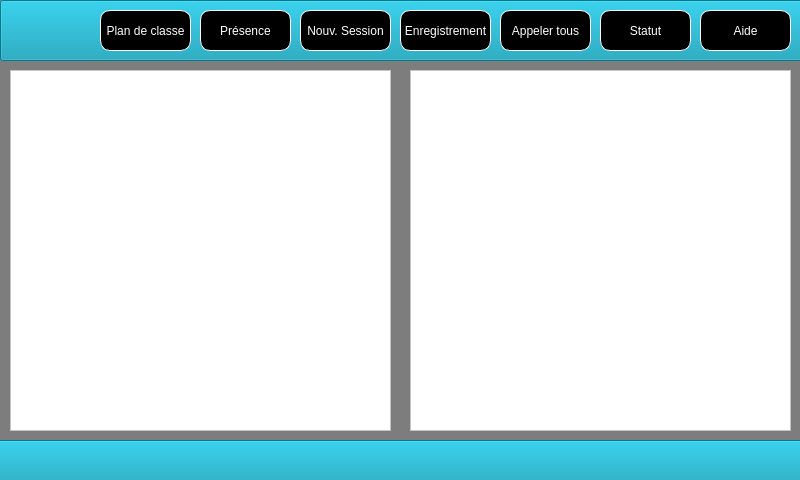
<?xml version="1.0" encoding="UTF-8"?>
<ui version="4.0">
 <class>MainWindow</class>
 <widget class="QMainWindow" name="MainWindow">
  <property name="geometry">
   <rect>
    <x>0</x>
    <y>0</y>
    <width>800</width>
    <height>480</height>
   </rect>
  </property>
  <property name="windowTitle">
   <string>MainWindow</string>
  </property>
  <property name="styleSheet">
   <string notr="true">background-color: #7D7D7D;
color: black;
</string>
  </property>
  <widget class="QWidget" name="centralwidget">
   <widget class="QPushButton" name="LigneBas">
    <property name="enabled">
     <bool>false</bool>
    </property>
    <property name="geometry">
     <rect>
      <x>-10</x>
      <y>440</y>
      <width>821</width>
      <height>51</height>
     </rect>
    </property>
    <property name="autoFillBackground">
     <bool>false</bool>
    </property>
    <property name="styleSheet">
     <string notr="true">background-color: rgb(0, 151, 178);</string>
    </property>
    <property name="text">
     <string/>
    </property>
   </widget>
   <widget class="QPushButton" name="LigneHaut">
    <property name="enabled">
     <bool>false</bool>
    </property>
    <property name="geometry">
     <rect>
      <x>0</x>
      <y>0</y>
      <width>821</width>
      <height>61</height>
     </rect>
    </property>
    <property name="autoFillBackground">
     <bool>false</bool>
    </property>
    <property name="styleSheet">
     <string notr="true">background-color: rgb(0, 151, 178);</string>
    </property>
    <property name="text">
     <string/>
    </property>
   </widget>
   <widget class="QPushButton" name="PlanButton">
    <property name="geometry">
     <rect>
      <x>100</x>
      <y>10</y>
      <width>91</width>
      <height>41</height>
     </rect>
    </property>
    <property name="sizePolicy">
     <sizepolicy hsizetype="Preferred" vsizetype="Ignored">
      <horstretch>0</horstretch>
      <verstretch>0</verstretch>
     </sizepolicy>
    </property>
    <property name="styleSheet">
     <string notr="true">background-color: black;
font: 9pt &quot;Segoe UI&quot;;
color: white;
border: 1px solid white;
border-radius: 10px;</string>
    </property>
    <property name="text">
     <string>Plan de classe</string>
    </property>
   </widget>
   <widget class="QPushButton" name="PresenceButton">
    <property name="geometry">
     <rect>
      <x>200</x>
      <y>10</y>
      <width>91</width>
      <height>41</height>
     </rect>
    </property>
    <property name="sizePolicy">
     <sizepolicy hsizetype="Preferred" vsizetype="Ignored">
      <horstretch>0</horstretch>
      <verstretch>0</verstretch>
     </sizepolicy>
    </property>
    <property name="styleSheet">
     <string notr="true">background-color: black;
font: 9pt &quot;Segoe UI&quot;;
color: white;
border: 1px solid white;
border-radius: 10px;</string>
    </property>
    <property name="text">
     <string>Présence</string>
    </property>
   </widget>
   <widget class="QPushButton" name="SessionButton">
    <property name="geometry">
     <rect>
      <x>300</x>
      <y>10</y>
      <width>91</width>
      <height>41</height>
     </rect>
    </property>
    <property name="sizePolicy">
     <sizepolicy hsizetype="Preferred" vsizetype="Ignored">
      <horstretch>0</horstretch>
      <verstretch>0</verstretch>
     </sizepolicy>
    </property>
    <property name="styleSheet">
     <string notr="true">background-color: black;
font: 9pt &quot;Segoe UI&quot;;
color: white;
border: 1px solid white;
border-radius: 10px;</string>
    </property>
    <property name="text">
     <string>Nouv. Session</string>
    </property>
   </widget>
   <widget class="QPushButton" name="AppelButton">
    <property name="geometry">
     <rect>
      <x>500</x>
      <y>10</y>
      <width>91</width>
      <height>41</height>
     </rect>
    </property>
    <property name="sizePolicy">
     <sizepolicy hsizetype="Preferred" vsizetype="Ignored">
      <horstretch>0</horstretch>
      <verstretch>0</verstretch>
     </sizepolicy>
    </property>
    <property name="autoFillBackground">
     <bool>false</bool>
    </property>
    <property name="styleSheet">
     <string notr="true">background-color: black;
font: 9pt &quot;Segoe UI&quot;;
color: white;
border: 1px solid white;
border-radius: 10px;</string>
    </property>
    <property name="text">
     <string>Appeler tous</string>
    </property>
   </widget>
   <widget class="QPushButton" name="StatutButton">
    <property name="geometry">
     <rect>
      <x>600</x>
      <y>10</y>
      <width>91</width>
      <height>41</height>
     </rect>
    </property>
    <property name="sizePolicy">
     <sizepolicy hsizetype="MinimumExpanding" vsizetype="Ignored">
      <horstretch>0</horstretch>
      <verstretch>0</verstretch>
     </sizepolicy>
    </property>
    <property name="autoFillBackground">
     <bool>false</bool>
    </property>
    <property name="styleSheet">
     <string notr="true">background-color: black;
font: 9pt &quot;Segoe UI&quot;;
color: white;
border: 1px solid white;
border-radius: 10px;</string>
    </property>
    <property name="text">
     <string>Statut</string>
    </property>
   </widget>
   <widget class="QPushButton" name="AideButton">
    <property name="geometry">
     <rect>
      <x>700</x>
      <y>10</y>
      <width>91</width>
      <height>41</height>
     </rect>
    </property>
    <property name="sizePolicy">
     <sizepolicy hsizetype="Minimum" vsizetype="MinimumExpanding">
      <horstretch>5</horstretch>
      <verstretch>5</verstretch>
     </sizepolicy>
    </property>
    <property name="autoFillBackground">
     <bool>false</bool>
    </property>
    <property name="styleSheet">
     <string notr="true">background-color: black;
font: 9pt &quot;Segoe UI&quot;;
color: white;
border: 1px solid white;
border-radius: 10px;</string>
    </property>
    <property name="text">
     <string>Aide</string>
    </property>
   </widget>
   <widget class="QPushButton" name="EnregistrementButton">
    <property name="geometry">
     <rect>
      <x>400</x>
      <y>10</y>
      <width>91</width>
      <height>41</height>
     </rect>
    </property>
    <property name="sizePolicy">
     <sizepolicy hsizetype="Preferred" vsizetype="Ignored">
      <horstretch>0</horstretch>
      <verstretch>0</verstretch>
     </sizepolicy>
    </property>
    <property name="styleSheet">
     <string notr="true">background-color: black;
font: 9pt &quot;Segoe UI&quot;;
color: white;
border: 1px solid white;
border-radius: 10px;</string>
    </property>
    <property name="text">
     <string>Enregistrement</string>
    </property>
   </widget>
   <widget class="QGraphicsView" name="PlanClasse">
    <property name="geometry">
     <rect>
      <x>10</x>
      <y>70</y>
      <width>381</width>
      <height>361</height>
     </rect>
    </property>
    <property name="styleSheet">
     <string notr="true">background-color: white;</string>
    </property>
   </widget>
   <widget class="QGraphicsView" name="ParametrageSession">
    <property name="enabled">
     <bool>true</bool>
    </property>
    <property name="geometry">
     <rect>
      <x>410</x>
      <y>70</y>
      <width>381</width>
      <height>361</height>
     </rect>
    </property>
    <property name="styleSheet">
     <string notr="true">background-color: white;</string>
    </property>
   </widget>
   <widget class="QLabel" name="NameLabel">
    <property name="enabled">
     <bool>true</bool>
    </property>
    <property name="geometry">
     <rect>
      <x>430</x>
      <y>90</y>
      <width>81</width>
      <height>21</height>
     </rect>
    </property>
    <property name="styleSheet">
     <string notr="true"/>
    </property>
    <property name="text">
     <string>Votre Nom :</string>
    </property>
   </widget>
   <widget class="QLineEdit" name="NameLineEdit">
    <property name="enabled">
     <bool>true</bool>
    </property>
    <property name="geometry">
     <rect>
      <x>530</x>
      <y>90</y>
      <width>221</width>
      <height>21</height>
     </rect>
    </property>
   </widget>
   <widget class="QLabel" name="ChoixActLabel">
    <property name="enabled">
     <bool>true</bool>
    </property>
    <property name="geometry">
     <rect>
      <x>430</x>
      <y>130</y>
      <width>81</width>
      <height>21</height>
     </rect>
    </property>
    <property name="styleSheet">
     <string notr="true"/>
    </property>
    <property name="text">
     <string>Type activité :</string>
    </property>
   </widget>
   <widget class="QComboBox" name="ChoixActivite">
    <property name="enabled">
     <bool>true</bool>
    </property>
    <property name="geometry">
     <rect>
      <x>530</x>
      <y>130</y>
      <width>221</width>
      <height>21</height>
     </rect>
    </property>
    <property name="styleSheet">
     <string notr="true"/>
    </property>
   </widget>
   <widget class="QLabel" name="DureeLabel">
    <property name="enabled">
     <bool>true</bool>
    </property>
    <property name="geometry">
     <rect>
      <x>430</x>
      <y>170</y>
      <width>81</width>
      <height>21</height>
     </rect>
    </property>
    <property name="styleSheet">
     <string notr="true"/>
    </property>
    <property name="text">
     <string>Durée activité :</string>
    </property>
   </widget>
   <widget class="QTimeEdit" name="DureeActivite">
    <property name="enabled">
     <bool>true</bool>
    </property>
    <property name="geometry">
     <rect>
      <x>530</x>
      <y>170</y>
      <width>221</width>
      <height>22</height>
     </rect>
    </property>
   </widget>
   <widget class="QLabel" name="ConsigneLabel">
    <property name="enabled">
     <bool>true</bool>
    </property>
    <property name="geometry">
     <rect>
      <x>430</x>
      <y>290</y>
      <width>81</width>
      <height>21</height>
     </rect>
    </property>
    <property name="styleSheet">
     <string notr="true"/>
    </property>
    <property name="text">
     <string>Consigne :</string>
    </property>
   </widget>
   <widget class="QTextEdit" name="ConsigneTextEdit">
    <property name="enabled">
     <bool>true</bool>
    </property>
    <property name="geometry">
     <rect>
      <x>530</x>
      <y>290</y>
      <width>221</width>
      <height>31</height>
     </rect>
    </property>
   </widget>
   <widget class="QLabel" name="ClasseLabel">
    <property name="enabled">
     <bool>true</bool>
    </property>
    <property name="geometry">
     <rect>
      <x>430</x>
      <y>210</y>
      <width>81</width>
      <height>21</height>
     </rect>
    </property>
    <property name="styleSheet">
     <string notr="true"/>
    </property>
    <property name="text">
     <string>Classe :</string>
    </property>
   </widget>
   <widget class="QComboBox" name="ChoixClasse">
    <property name="enabled">
     <bool>true</bool>
    </property>
    <property name="geometry">
     <rect>
      <x>530</x>
      <y>210</y>
      <width>221</width>
      <height>21</height>
     </rect>
    </property>
   </widget>
   <widget class="QLabel" name="ParticipantsLabel">
    <property name="enabled">
     <bool>true</bool>
    </property>
    <property name="geometry">
     <rect>
      <x>430</x>
      <y>250</y>
      <width>81</width>
      <height>21</height>
     </rect>
    </property>
    <property name="styleSheet">
     <string notr="true"/>
    </property>
    <property name="text">
     <string>Participants :</string>
    </property>
   </widget>
   <widget class="QPushButton" name="selectAll">
    <property name="enabled">
     <bool>true</bool>
    </property>
    <property name="geometry">
     <rect>
      <x>530</x>
      <y>250</y>
      <width>101</width>
      <height>24</height>
     </rect>
    </property>
    <property name="styleSheet">
     <string notr="true">background-color: gray;</string>
    </property>
    <property name="text">
     <string>Sélectionner tous</string>
    </property>
   </widget>
   <widget class="QPushButton" name="selectManuel">
    <property name="enabled">
     <bool>true</bool>
    </property>
    <property name="geometry">
     <rect>
      <x>650</x>
      <y>250</y>
      <width>101</width>
      <height>24</height>
     </rect>
    </property>
    <property name="styleSheet">
     <string notr="true">background-color: gray;</string>
    </property>
    <property name="text">
     <string>Personnaliser</string>
    </property>
   </widget>
   <widget class="QPushButton" name="validButton">
    <property name="enabled">
     <bool>true</bool>
    </property>
    <property name="geometry">
     <rect>
      <x>690</x>
      <y>400</y>
      <width>75</width>
      <height>24</height>
     </rect>
    </property>
    <property name="styleSheet">
     <string notr="true">background-color: green;</string>
    </property>
    <property name="text">
     <string>Valider</string>
    </property>
   </widget>
   <widget class="QPushButton" name="echapButton">
    <property name="enabled">
     <bool>true</bool>
    </property>
    <property name="geometry">
     <rect>
      <x>560</x>
      <y>400</y>
      <width>75</width>
      <height>24</height>
     </rect>
    </property>
    <property name="styleSheet">
     <string notr="true">background-color: red;</string>
    </property>
    <property name="text">
     <string>Annuler</string>
    </property>
   </widget>
   <widget class="QPushButton" name="delButton">
    <property name="enabled">
     <bool>true</bool>
    </property>
    <property name="geometry">
     <rect>
      <x>430</x>
      <y>400</y>
      <width>75</width>
      <height>24</height>
     </rect>
    </property>
    <property name="styleSheet">
     <string notr="true">background-color: red;</string>
    </property>
    <property name="text">
     <string>Supprimer</string>
    </property>
   </widget>
   <widget class="QLabel" name="errorLabel">
    <property name="enabled">
     <bool>true</bool>
    </property>
    <property name="geometry">
     <rect>
      <x>430</x>
      <y>370</y>
      <width>321</width>
      <height>20</height>
     </rect>
    </property>
    <property name="styleSheet">
     <string notr="true">color: red;</string>
    </property>
    <property name="text">
     <string/>
    </property>
   </widget>
   <widget class="QLabel" name="SourceLabel">
    <property name="enabled">
     <bool>true</bool>
    </property>
    <property name="geometry">
     <rect>
      <x>430</x>
      <y>340</y>
      <width>81</width>
      <height>21</height>
     </rect>
    </property>
    <property name="styleSheet">
     <string notr="true"/>
    </property>
    <property name="text">
     <string>Source :</string>
    </property>
   </widget>
   <widget class="QPushButton" name="SourceButton">
    <property name="enabled">
     <bool>true</bool>
    </property>
    <property name="geometry">
     <rect>
      <x>660</x>
      <y>340</y>
      <width>91</width>
      <height>24</height>
     </rect>
    </property>
    <property name="styleSheet">
     <string notr="true">background-color: gray;</string>
    </property>
    <property name="text">
     <string>Selection fichier</string>
    </property>
   </widget>
   <widget class="QGraphicsView" name="ParametrageEleve">
    <property name="enabled">
     <bool>true</bool>
    </property>
    <property name="geometry">
     <rect>
      <x>410</x>
      <y>70</y>
      <width>381</width>
      <height>361</height>
     </rect>
    </property>
    <property name="styleSheet">
     <string notr="true">background-color: white;</string>
    </property>
   </widget>
   <widget class="QLabel" name="NameSourceLabel">
    <property name="enabled">
     <bool>true</bool>
    </property>
    <property name="geometry">
     <rect>
      <x>530</x>
      <y>340</y>
      <width>81</width>
      <height>21</height>
     </rect>
    </property>
    <property name="styleSheet">
     <string notr="true"/>
    </property>
    <property name="text">
     <string/>
    </property>
   </widget>
   <zorder>LigneBas</zorder>
   <zorder>LigneHaut</zorder>
   <zorder>PlanButton</zorder>
   <zorder>PresenceButton</zorder>
   <zorder>SessionButton</zorder>
   <zorder>AppelButton</zorder>
   <zorder>StatutButton</zorder>
   <zorder>AideButton</zorder>
   <zorder>EnregistrementButton</zorder>
   <zorder>PlanClasse</zorder>
   <zorder>ParametrageSession</zorder>
   <zorder>NameLabel</zorder>
   <zorder>NameLineEdit</zorder>
   <zorder>ChoixActLabel</zorder>
   <zorder>ChoixActivite</zorder>
   <zorder>DureeLabel</zorder>
   <zorder>DureeActivite</zorder>
   <zorder>ConsigneLabel</zorder>
   <zorder>ConsigneTextEdit</zorder>
   <zorder>ClasseLabel</zorder>
   <zorder>ChoixClasse</zorder>
   <zorder>ParticipantsLabel</zorder>
   <zorder>selectAll</zorder>
   <zorder>selectManuel</zorder>
   <zorder>validButton</zorder>
   <zorder>echapButton</zorder>
   <zorder>delButton</zorder>
   <zorder>errorLabel</zorder>
   <zorder>SourceLabel</zorder>
   <zorder>SourceButton</zorder>
   <zorder>NameSourceLabel</zorder>
   <zorder>ParametrageEleve</zorder>
  </widget>
 </widget>
 <resources/>
 <connections/>
</ui>
